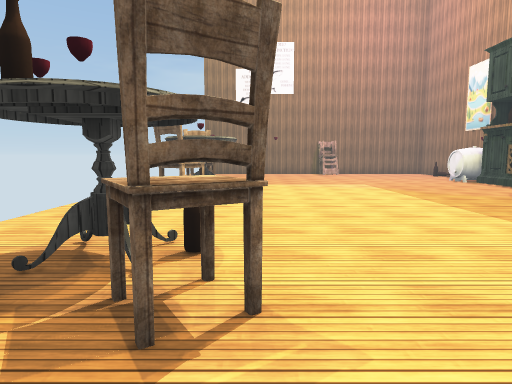
[1] (above)

16 first-person views from a walk through a Unity game level. The camera is 1.4 m above the floor, tilts 6° down and sees 75° across. The floor is counted in squares, 1 m on a side. Each view is taken from the middle of a square. On the plan, view 1 faces up. The plan holds only what a view shows up to about 15 squares ahead; the rest is blank. The place goes on beyond the plan. Some surface patterns are stand-ins.

[2]
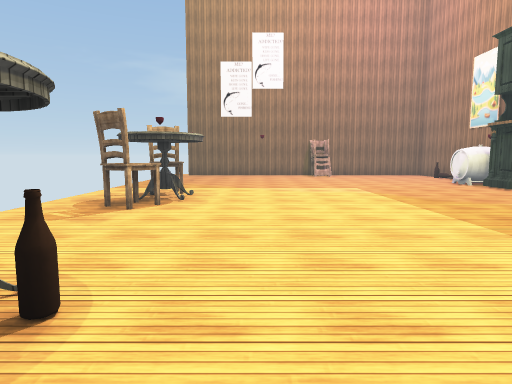

[3]
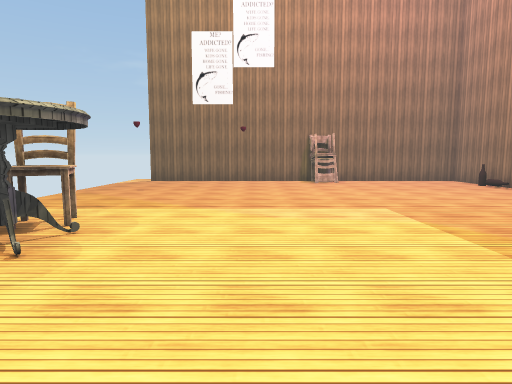

[4]
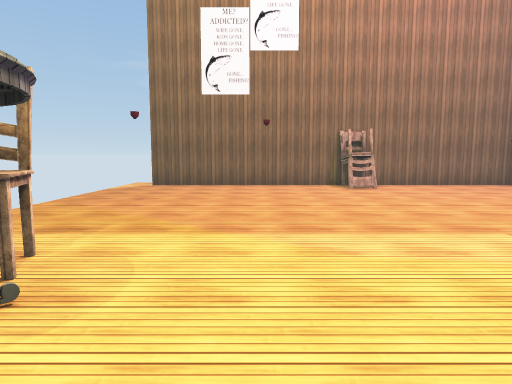

[5]
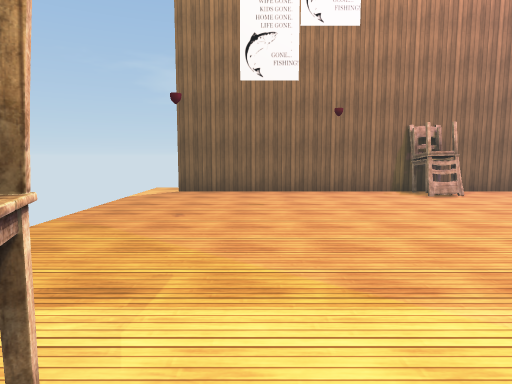

[6]
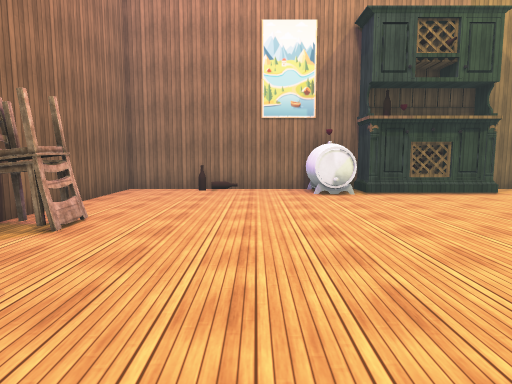

[7]
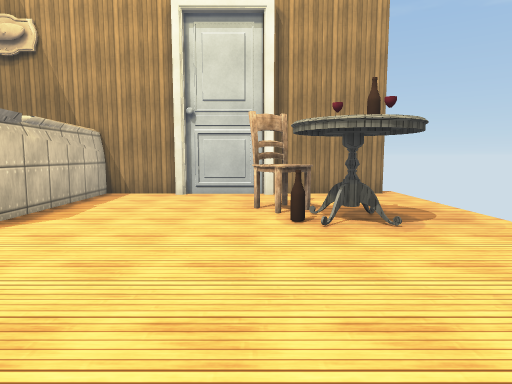

[8]
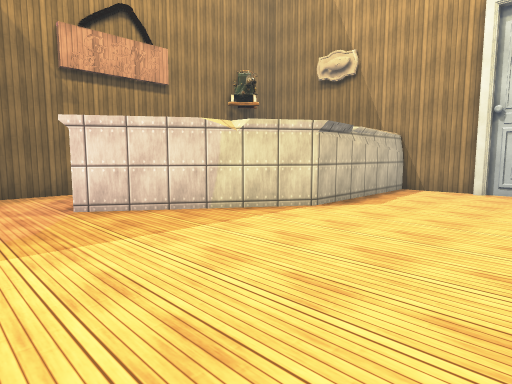

[9]
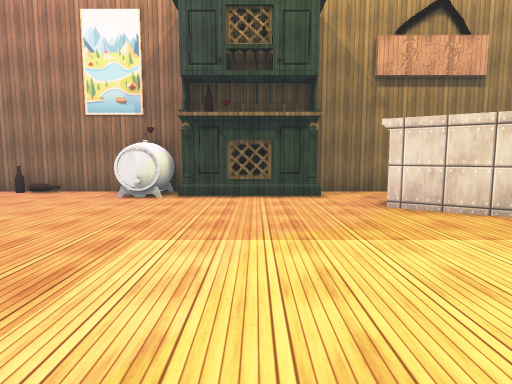

[10]
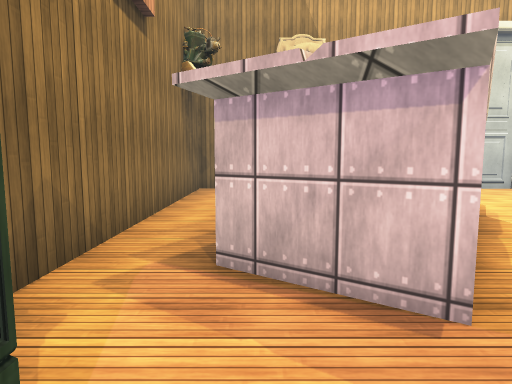

[11]
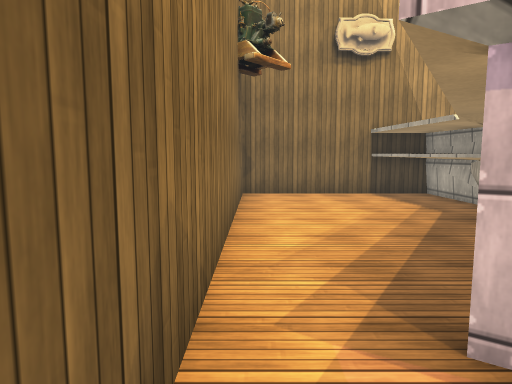

[12]
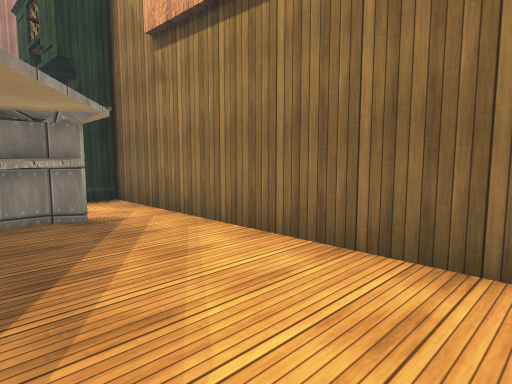

[13]
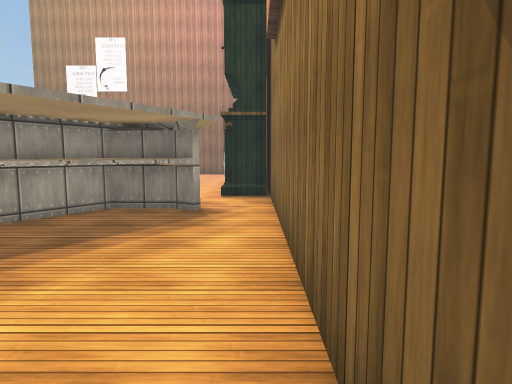

[14]
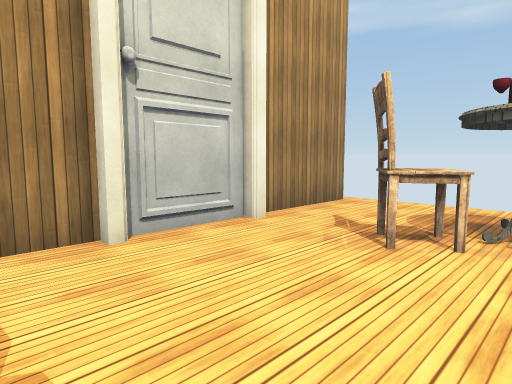

[15]
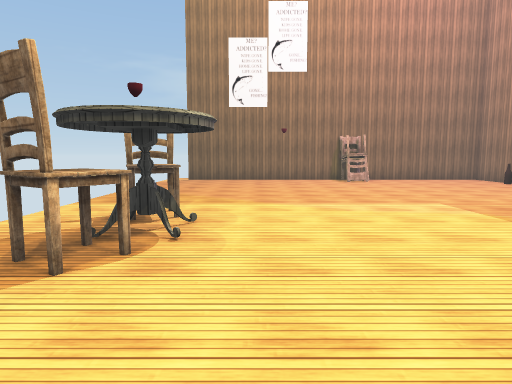

[16]
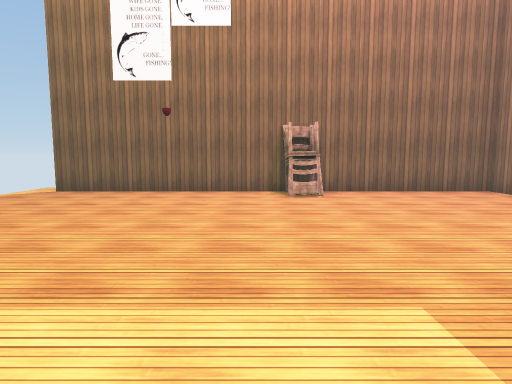

### Floor plan
Key: @ floor where view 1 was taken; # wall or solid block; x gap in a wall; . floor; = window, fence, low wall or low ledge; C chair; T table; O other object.
Columns run from 5 left of view 1 to 14 right of it. Each row starts with its distance up from view 1.
 28 .###################
 27 ..........#C.......#
 26 ..........#C.......#
 25 ...................#
 24 ..................##
 23 ..................##
 22 ...................#
 21 ...................#
 20 .................###
 19 .................##
 18 .................#
 17 .................##
 16 .................##
 15 ..CC.............=#
 14 ...T.............###
 13 ...T.............###
 12 ..CC...............#
 11 ..##..........##...#
 10 .............####..#
  9 .............####..#
  8 ............####...#
  7 ...........#####...#
  6 ...........#  #....#
  5 ...T#......#  .....#
  4 ...T#......###.....#
  3 ....C#.....###.....#
  2 ...........###.....#
  1 ...........###.....#
  0 .....@.....###.....#
 -1 x#####O#############

Positions as (right, up) in squares from view 1, and headings:
1: (0, 0), facing up
2: (1, 2), facing up
3: (2, 8), facing up
4: (1, 11), facing up
5: (-1, 14), facing up
6: (-1, 22), facing right
7: (0, 12), facing down
8: (0, 14), facing down-right
9: (0, 15), facing right
10: (11, 14), facing down
11: (13, 12), facing down
12: (9, 2), facing up-right
13: (13, 1), facing up
14: (5, 5), facing down-left
15: (0, 7), facing up
16: (4, 14), facing up
